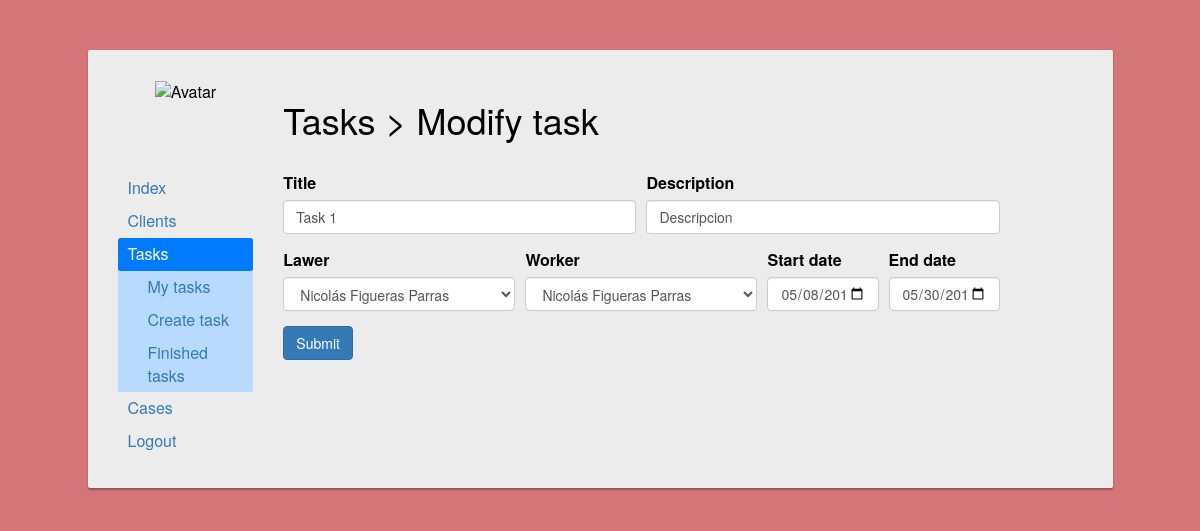
Screenshot of /personalArea/Worker/Tasks/modify.php?task=1 (signed in) with the database file from the repository.
### tables this page shows
CREATE TABLE `tasks` (
  `task_ID` bigint(20) UNSIGNED NOT NULL,
  `title` varchar(200) NOT NULL,
  `description` varchar(1000) NOT NULL,
  `start_date` date NOT NULL,
  `end_date` date NOT NULL,
  `worker_ID` bigint(20) NOT NULL,
  `lawer_ID` bigint(20) NOT NULL,
  `status` int(1) NOT NULL
);

CREATE TABLE `lawers` (
  `lawer_ID` bigint(20) UNSIGNED NOT NULL,
  `name` varchar(50) NOT NULL,
  `surname` varchar(70) NOT NULL,
  `birth_date` date NOT NULL,
  `phone` int(11) NOT NULL,
  `email` varchar(50) NOT NULL,
  `username` varchar(15) NOT NULL,
  `password` varchar(30) NOT NULL,
  `salary` float NOT NULL
);

CREATE TABLE `workers` (
  `worker_ID` bigint(20) UNSIGNED NOT NULL,
  `name` varchar(30) NOT NULL,
  `surname` varchar(30) NOT NULL,
  `birth_date` date NOT NULL,
  `phone` int(11) NOT NULL,
  `email` varchar(50) NOT NULL,
  `username` varchar(15) NOT NULL,
  `password` varchar(30) NOT NULL,
  `salary` float NOT NULL
);

### personalArea/Worker/Tasks/modify.php (the view, shortened to what this page needs)
<!DOCTYPE html>
<html lang="en">
    <head>
         <link rel="stylesheet" href="https://stackpath.bootstrapcdn.com/bootstrap/4.3.1/css/bootstrap.min.css">
         <link rel="stylesheet" href="https://maxcdn.bootstrapcdn.com/bootstrap/3.3.7/css/bootstrap.min.css">
         <link rel="stylesheet" href="https://maxcdn.bootstrapcdn.com/font-awesome/4.7.0/css/font-awesome.min.css">
    </head>
    <body>
            <?php
                $db = connectDb();
            ?>
            <?php
                if(isset($_GET['task'])){
                    $taskData = mysqli_fetch_array(mysqli_query($db, "SELECT * FROM tasks WHERE task_ID = '$_GET[task]'"));
                }
            ?>
        <div class="container-fluid content">
            <div class="row">
                <div class="col-10 offset-1 insideContainer">
                    <div class="row">
                        <div class="col-2 avatar">
                            <img src="../../../img/iconAvatar.png" alt="Avatar">
                        </div>
                        <div class="col-9">
                            <h1>Tasks > Modify task</h1>
                        </div>
                    </div>
                    <br>
                    <div class="row">
                        <div class="col-2">
                                <div class="nav flex-column nav-pills" id="v-pills-tab" role="tablist" aria-orientation="vertical">
                                    <a class='nav-link' href='../index.php'>Index</a>
                                    <a class='nav-link' href='../Clients/'>Clients</a>
                                    <a class='nav-link active' href="../Tasks/">Tasks</a>
                                    <div class="table-primary" style="padding-left: 20px;">
                                        <table>
                                            <tr>
                                                <td>
                                                    <a class='nav-link' href='index.php'>My tasks</a>
                                                </td>
                                            </tr>
                                            <tr>
                                                <td>
                                                    <a class='nav-link' href='create.php'>Create task</a>
                                                </td>
                                            </tr>
                                            <tr>
                                                <td>
                                                    <a class='nav-link' href='finished.php'>Finished tasks</a>
                                                </td>
                                            </tr>
                                        </table>
                                    </div>
                                    <a class="nav-link" href="../Cases/">Cases</a>
                                    <a class="nav-link" href="../../../login/logout.php">Logout</a>
                                </div>
                        </div>
                            <div class="col-9">
                                <form action="create.php" method="post">
                                    <div class="form-row">
                                        <div class="form-group col-md-6">
                                            <label for="title">Title</label>
                                            <input type="text" class="form-control" id="title" name="title" value="<?php echo $taskData['title'] ?>">
                                        </div>
                                        <div class="form-group col-md-6">
                                            <label for="description">Description</label>
                                            <input type="text" class="form-control" id="description" name="description" value="<?php echo $taskData['description'] ?>">
                                        </div>
                                    </div>
                                    <div class="form-row">
                                        <div class="form-group col-md-4">
                                            <label for="lawer_ID">Lawer</label>
                                            <select id="client" name="lawer_ID" class="form-control">
                                                <?php
                                                    $lawerData = mysqli_fetch_array(mysqli_query($db, "SELECT * FROM lawers WHERE lawer_ID = '$taskData[lawer_ID]'"));
                                                ?>
                                                <option value="<?php echo $lawerData['lawer_ID'] ?>" selected><?php echo $lawerData['name']." ".$lawerData['surname'] ?></option>
                                            </select>
                                        </div>
                                        <div class="form-group col-md-4">
                                            <label for="worker_ID">Worker</label>
                                            <select id="worker_ID" name="worker_ID" class="form-control">
                                                <?php
                                                    $workerData = mysqli_fetch_array(mysqli_query($db, "SELECT * FROM workers WHERE worker_ID = '$taskData[worker_ID]'"));
                                                ?>
                                                <option value="<?php echo $workerData['worker_ID'] ?>" selected><?php echo $workerData['name']." ".$workerData['surname'] ?></option>
                                            </select>
                                        </div>
                                        <div class="form-group col-md-2">
                                            <label for="start_date">Start date</label>
                                            <input type="date" class="form-control" id="start_date" name="start_date" value="<?php echo $taskData['start_date'] ?>">
                                        </div>
                                        <div class="form-group col-md-2">
                                            <label for="end_date">End date</label>
                                            <input type="date" class="form-control" id="end_date" name="end_date" value="<?php echo $taskData['end_date'] ?>">
                                        </div>
                                    </div>
                                    <input type="submit" class="btn btn-primary" value="Submit" name="create">
                                </form>
                            </div>
                    </div>
                </div>
            </div>
        </div>
    </body>
</html>

### personalArea/Worker/Tasks/modify.php (style rules this page uses)
html, body { overflow-x: hidden; }
body { color: #fff; background: #d47677; }
.content { margin: 0 auto; padding: 50px 0px 300px; }
.insideContainer { color:black; border-radius: 2px; margin-bottom: 15px; font-size: 16px; background: #ececec; box-shadow: 0px 2px 2px rgba(0, 0, 0, 0.3); padding: 30px; position: relative; width:80vw; }
.avatar { text-align: center; }
.avatar img { width: 95px; height: 95px; }

### rows the page displays
tasks: title "Task 1", description "Descripcion", start_date "05/08/2019", end_date "05/30/2019"
lawers: lawer_ID "Nicolás Figueras Parras"
workers: worker_ID "Nicolás Figueras Parras"
